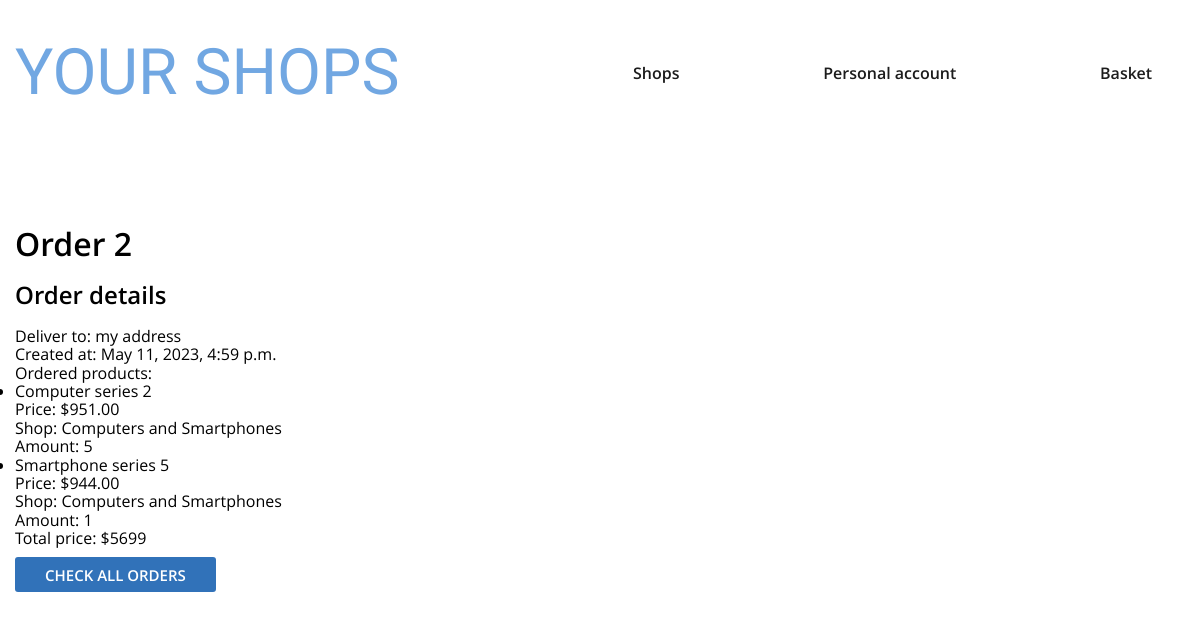
/goods/order-detail/2/ (signed in), run on the app's committed database.
### app_goods/models.py (models this page shows, shortened)
class Order(models.Model):
    profile = models.ForeignKey(to=Profile, on_delete=models.CASCADE, related_name='orders', verbose_name=_('profile'))
    items = models.ManyToManyField(to=Item, related_name='orders', verbose_name=_('items'))
    delivery_address = models.CharField(max_length=200, verbose_name=_('delivery address'))
    created_at = models.DateTimeField(auto_now_add=True, verbose_name=_('created at'))
    discount = models.IntegerField(default=0, verbose_name=_('discount'))
    class Meta:
        verbose_name = _('order')
        verbose_name_plural = _('orders')

class Item(models.Model):
    product = models.ForeignKey(to=Product, related_name='items',
                                on_delete=models.CASCADE, default=1, verbose_name=_('product'))
    shop = models.ForeignKey(to=Shop, related_name='items', on_delete=models.PROTECT, null=True, verbose_name=_('shop'))
    quantity = models.IntegerField(default=0, verbose_name=_('quantity'))
    supplier = models.CharField(max_length=200, verbose_name=_('supplier'))
    date_added = models.DateField(auto_now=True, verbose_name=_('date added'))
    available = models.BooleanField(default=True, verbose_name=_('available'))
    ordered_quantity = models.IntegerField(default=0, verbose_name=_('ordered_quantity'))
    class Meta:
        verbose_name = _('item')
        verbose_name_plural = _('items')
    def __str__(self):
        return self.product.title

class Product(models.Model):
    price = models.DecimalField(decimal_places=2, max_digits=5, default=0, verbose_name=_('price'))
    title = models.CharField(max_length=100, verbose_name=_('title'))
    description = models.TextField(blank=True, null=True, verbose_name=_('description'))
    image = models.ImageField(upload_to='images/', null=True, blank=True, verbose_name=_('image'))
    class Meta:
        verbose_name = _('product')
        verbose_name_plural = _('products')

class Shop(models.Model):
    title = models.CharField(max_length=100)
    address = models.CharField(max_length=200)
    def __str__(self):
        return self.title
    class Meta:
        verbose_name = _('shop')
        verbose_name_plural = _('shops')

### app_goods/views.py (the view)
# urls.py: path('order-detail/<int:pk>/', OrderDetailView.as_view(), name='order_detail'),
class OrderDetailView(LoginRequiredMixin, UserPassesTestMixin, DetailView):
    queryset = (
        Order.objects.select_related('profile').
        prefetch_related(Prefetch(
            'items', queryset=Item.objects.select_related('product')
        )).annotate(total_items=Count('items')).annotate(
            total_price=Sum(ExpressionWrapper(
                F('items__product__price') * F('items__ordered_quantity'),
                output_field=DecimalField(max_digits=10, decimal_places=2)
            ))
        )
    )
    template_name = 'app_goods/order_detail.html'
    context_object_name = 'order'
    def get(self, request: HttpRequest, *args, **kwargs) -> HttpResponse:
        context = self.get_context_data(object=self.object)
        return self.render_to_response(context)
    def setup(self, request: HttpRequest, *args, **kwargs) -> None:
        super().setup(request, *args, **kwargs)
        self.object = self.get_object()
        self.profile = get_object_or_404(Profile, user=self.request.user)
    def test_func(self) -> bool:
        return self.profile == self.object.profile or self.request.user.is_superuser
    def get_context_data(self, **kwargs) -> Dict[str, Union[Decimal, Order, View, Profile]]:
        context = super().get_context_data(**kwargs)
        order = context['order']
        total_price = order.total_price
        if order.discount:
            total_price -= total_price / 100 * int(order.discount)
        context['total_price'] = total_price
        context['profile'] = self.profile
        return context

### app_basket/basket.py (called while the page is built)
    def __len__(self) -> int:
        return sum(item['amount'] for item in self.basket.values())

### app_basket/context_processors.py (called while the page is built)
def basket(request: HttpRequest) -> Dict[str, Basket]:
    return {'basket': Basket(request)}

### app_users/models.py (called while the page is built)
    def status_str(self) -> str:
        status_dict = {
            0: _('New customer'),
            1: _('Advanced customer'),
            2: _('Loyal buyer'),
        }
        return status_dict[self.status]

### templates/app_goods/order_detail.html (shortened to what this page needs)
{% extends 'base.html' %}
{% load i18n %}
{% block body %}
    <h1>{% trans 'Order' %} {{ order.pk }}</h1>
    <br>
    <div>
        <h2>{% trans 'Order details' %}</h2>
        <br>
        <p>{% trans 'Deliver to' %}: {{ order.delivery_address }}</p>
        <p>{% trans 'Created at' %}: {{ order.created_at }}</p>
        <p>{% trans 'Ordered products' %}:</p>
        <ul>
        {% with order.items.all as items %}
            {% for item in items %}
                <li>
                    <p>{{ item }}</p>
                    <p>{% trans 'Price' %}: ${{ item.product.price }}</p>
                    <p>{% trans 'Shop' %}: {{ item.shop }}</p>
                    <p>{% trans 'Amount' %}: {{ item.ordered_quantity }}</p>
                </li>
            {% endfor %}
        {% endwith %}
        </ul>
        <p>{% trans 'Total price' %}: ${{ total_price }}</p>
    </div>
    <br>
    <p>
        <a class="btn add_balance_btn" href="{% url 'app_goods:order_list' pk=profile.pk %}">
            {% trans 'Check all orders' %}
        </a>
    </p>
    <br>
{% endblock %}

### static/css/style.css (style rules this page uses)
html { box-sizing: border-box; }
*, *::before, *::after { box-sizing: inherit; }
a { color: inherit; text-decoration: none; }
body { min-width: 320px; font-family: 'OpenSans', sans-serif; font-weight: 400; }
h1, h2, h3, h4, p, ul, li { margin: 0; padding: 0; }
.btn { cursor: pointer; position: relative; outline: none; padding: 15px 35.5px; text-transform: uppercase; font-weight: 600; font-size: 15px; color: #fff; background: #3172B9; border-radius: 3px; transition: background-color 0.3s ease-in-out; }
.btn::after { content: ""; position: absolute; top: -3px; bottom: -3px; left: -3px; right: -3px; border-radius: inherit; border: 1px solid #71A7E2; opacity: 0; transition: opacity .3s ease-in-out; }
.add_balance_btn { padding: 0.5em 2em; }

### data on the page
Order: pk "2", delivery_address "my address", created_at "May 11, 2023, 4:59 p.m."
Item: product.title "Computer series 2", product.price "951.00", shop "Computers and Smartphones", ordered_quantity "5"
Item: product.title "Smartphone series 5", product.price "944.00", shop "Computers and Smartphones", ordered_quantity "1"

### other printed values
{{ total_price }} "5699"
